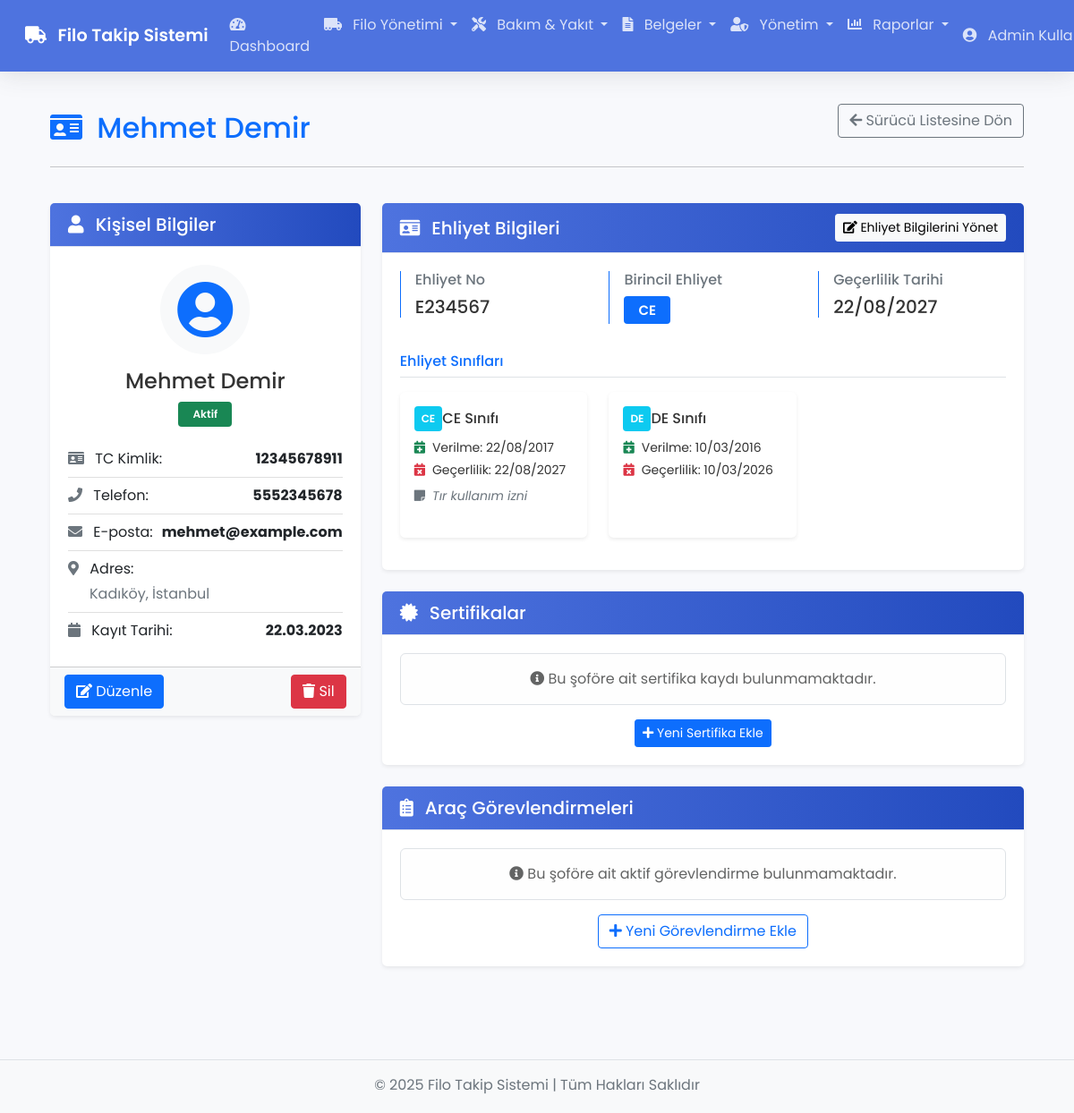
Screenshot of /drivers/show/2 (signed in) with the database file from the repository.
### tables this page shows
CREATE TABLE `drivers` (
  `id` int(11) NOT NULL,
  `name` varchar(100) NOT NULL,
  `surname` varchar(100) NOT NULL,
  `identity_number` varchar(20) NOT NULL,
  `license_number` varchar(20) NOT NULL,
  `primary_license_type` varchar(5) DEFAULT NULL,
  `license_issue_date` date DEFAULT NULL,
  `license_expiry_date` date DEFAULT NULL,
  `company_id` int(11) DEFAULT NULL,
  `phone` varchar(20) NOT NULL,
  `email` varchar(100) DEFAULT NULL,
  `address` text DEFAULT NULL,
  `status` enum('Aktif','Pasif','İzinli') NOT NULL DEFAULT 'Aktif',
  `created_at` timestamp NOT NULL DEFAULT current_timestamp()
);

CREATE TABLE `driver_licenses` (
  `id` int(11) NOT NULL,
  `driver_id` int(11) NOT NULL,
  `license_type_id` int(11) NOT NULL,
  `issue_date` date DEFAULT NULL,
  `expiry_date` date DEFAULT NULL,
  `notes` text DEFAULT NULL,
  `created_at` timestamp NOT NULL DEFAULT current_timestamp()
);

CREATE TABLE `license_types` (
  `id` int(11) NOT NULL,
  `code` varchar(5) NOT NULL,
  `name` varchar(100) NOT NULL,
  `description` text DEFAULT NULL
);

### app/views/drivers/show.php (the view, shortened to what the rows shown need)
<?php require APPROOT . '/views/inc/header.php'; ?>
<div class="container-fluid px-4">
    <div class="row mb-4">
        <div class="col-md-12">
            <div class="d-flex justify-content-between align-items-center">
                <h2 class="mt-4 text-primary">
                    <i class="fas fa-id-card me-2"></i> <?php echo $data['driver']->name . ' ' . $data['driver']->surname; ?>
                </h2>
                <a href="<?php echo URLROOT; ?>/drivers" class="btn btn-outline-secondary">
                    <i class="fas fa-arrow-left"></i> Sürücü Listesine Dön
                </a>
            </div>
            <hr class="bg-primary">
        </div>
    </div>
    <div class="row">
        <div class="col-md-4">
            <div class="card border-0 shadow-sm mb-4">
                <div class="card-header bg-gradient-primary text-white">
                    <h5 class="card-title mb-0"><i class="fas fa-user me-2"></i> Kişisel Bilgiler</h5>
                </div>
                <div class="card-body">
                    <div class="text-center mb-3">
                        <div class="bg-light rounded-circle d-inline-flex justify-content-center align-items-center" style="width: 100px; height: 100px;">
                            <i class="fas fa-user-circle fa-4x text-primary"></i>
                        </div>
                        <h4 class="mt-3"><?php echo $data['driver']->name . ' ' . $data['driver']->surname; ?></h4>
                        <span class="badge <?php
                            if($data['driver']->status == 'Aktif') echo 'bg-success';
                            elseif($data['driver']->status == 'Pasif') echo 'bg-secondary';
                            elseif($data['driver']->status == 'İzinli') echo 'bg-info';
                        ?> text-white px-3 py-2"><?php echo $data['driver']->status; ?></span>
                    </div>
                    <ul class="list-group list-group-flush">
                        <li class="list-group-item d-flex justify-content-between align-items-center px-0">
                            <span><i class="fas fa-id-card text-muted me-2"></i> TC Kimlik:</span>
                            <span class="fw-bold"><?php echo $data['driver']->identity_number; ?></span>
                        </li>
                        <li class="list-group-item d-flex justify-content-between align-items-center px-0">
                            <span><i class="fas fa-phone text-muted me-2"></i> Telefon:</span>
                            <span class="fw-bold"><?php echo $data['driver']->phone; ?></span>
                        </li>
                        <?php if(!empty($data['driver']->email)): ?>
                        <li class="list-group-item d-flex justify-content-between align-items-center px-0">
                            <span><i class="fas fa-envelope text-muted me-2"></i> E-posta:</span>
                            <span class="fw-bold"><?php echo $data['driver']->email; ?></span>
                        </li>
                        <?php endif; ?>
                        <?php if(!empty($data['driver']->address)): ?>
                        <li class="list-group-item px-0">
                            <div><i class="fas fa-map-marker-alt text-muted me-2"></i> Adres:</div>
                            <div class="ps-4 mt-1 text-muted"><?php echo $data['driver']->address; ?></div>
                        </li>
                        <?php endif; ?>
                        <li class="list-group-item d-flex justify-content-between align-items-center px-0">
                            <span><i class="fas fa-calendar text-muted me-2"></i> Kayıt Tarihi:</span>
                            <span class="fw-bold"><?php echo date('d.m.Y', strtotime($data['driver']->created_at)); ?></span>
                        </li>
                    </ul>
                </div>
                <div class="card-footer bg-light d-flex justify-content-between">
                    <a href="<?php echo URLROOT; ?>/drivers/edit/<?php echo $data['driver']->id; ?>" class="btn btn-primary">
                        <i class="fas fa-edit"></i> Düzenle
                    </a>
                    <?php if(isAdmin()) : ?>
                    <form action="<?php echo URLROOT; ?>/drivers/delete/<?php echo $data['driver']->id; ?>" method="post">
                        <button type="submit" class="btn btn-danger" onclick="return confirm('Bu şoförü silmek istediğinize emin misiniz?');">
                            <i class="fas fa-trash"></i> Sil
                        </button>
                    </form>
                    <?php endif; ?>
                </div>
            </div>
        </div>
        <div class="col-md-8">
            <div class="card border-0 shadow-sm mb-4">
                <div class="card-header bg-gradient-primary text-white d-flex justify-content-between align-items-center">
                    <h5 class="card-title mb-0"><i class="fas fa-id-card me-2"></i> Ehliyet Bilgileri</h5>
                    <a href="<?php echo URLROOT; ?>/licenses/index/<?php echo $data['driver']->id; ?>" class="btn btn-light btn-sm">
                        <i class="fas fa-edit"></i> Ehliyet Bilgilerini Yönet
                    </a>
                </div>
                <div class="card-body">
                    <div class="row mb-4">
                        <div class="col-md-4">
                            <div class="border-start ps-3 border-primary">
                                <h6 class="text-muted">Ehliyet No</h6>
                                <h5><?php echo $data['driver']->license_number; ?></h5>
                            </div>
                        </div>
                        <div class="col-md-4">
                            <div class="border-start ps-3 border-primary">
                                <h6 class="text-muted">Birincil Ehliyet</h6>
                                <h5><span class="badge bg-primary text-white px-3 py-2"><?php echo $data['driver']->primary_license_type; ?></span></h5>
                            </div>
                        </div>
                        <div class="col-md-4">
                            <div class="border-start ps-3 border-primary">
                                <h6 class="text-muted">Geçerlilik Tarihi</h6>
                                <h5>
                                <?php
                                    if(empty($data['driver']->license_expiry_date) || $data['driver']->license_expiry_date == '0000-00-00') {
                                        echo '<span class="text-muted font-italic">Belirtilmemiş</span>';
                                    } else {
                                        echo date('d/m/Y', strtotime($data['driver']->license_expiry_date));
                                    }
                                ?>
                                </h5>
                            </div>
                        </div>
                    </div>
                    <h6 class="text-primary border-bottom pb-2 mb-3">Ehliyet Sınıfları</h6>
                    <?php if(empty($data['licenseTypes'])) : ?>
                        <div class="alert alert-light border text-center">
                            <i class="fas fa-info-circle"></i> Herhangi bir ehliyet sınıfı kaydı bulunmamaktadır.
                        </div>
                    <?php else : ?>
                        <div class="row">
                            <?php foreach($data['licenseTypes'] as $license) : ?>
                            <div class="col-md-4 mb-3">
                                <div class="card h-100 border-0 shadow-sm hover-shadow">
                                    <div class="card-body p-3">
                                        <div class="d-flex align-items-center mb-2">
                                            <span class="badge bg-info text-white p-2 mr-2"><?php echo $license->code; ?></span>
                                            <h6 class="mb-0"><?php echo $license->name; ?></h6>
                                        </div>
                                        <?php if(!empty($license->issue_date) && $license->issue_date != '0000-00-00') : ?>
                                        <div class="small mb-1 d-flex align-items-center">
                                            <i class="fas fa-calendar-plus text-success me-2"></i>
                                            <span>Verilme: <?php echo date('d/m/Y', strtotime($license->issue_date)); ?></span>
                                        </div>
                                        <?php endif; ?>
                                        <?php if(!empty($license->expiry_date) && $license->expiry_date != '0000-00-00') : ?>
                                        <div class="small mb-1 d-flex align-items-center">
                                            <i class="fas fa-calendar-times text-danger me-2"></i>
                                            <span>
                                                Geçerlilik: <?php echo date('d/m/Y', strtotime($license->expiry_date)); ?>
                                            </span>
                                        </div>
                                        <?php endif; ?>
                                        <?php if(!empty($license->notes)) : ?>
                                        <div class="small text-muted mt-2 fst-italic">
                                            <i class="fas fa-sticky-note me-1"></i> <?php echo $license->notes; ?>
                                        </div>
                                        <?php endif; ?>
                                    </div>
                                </div>
                            </div>
                            <?php endforeach; ?>
                        </div>
                    <?php endif; ?>
                </div>
            </div>
            <div class="card border-0 shadow-sm mb-4">
                <div class="card-header bg-gradient-primary text-white">
                    <h5 class="card-title mb-0"><i class="fas fa-certificate me-2"></i> Sertifikalar</h5>
                </div>
                <div class="card-body">
                    <?php if(empty($data['certificates'])) : ?>
                        <div class="alert alert-light border text-center">
                            <i class="fas fa-info-circle"></i> Bu şoföre ait sertifika kaydı bulunmamaktadır.
                        </div>
                        <div class="text-center mt-3">
                            <a href="<?php echo URLROOT; ?>/certificates/add/<?php echo $data['driver']->id; ?>" class="btn btn-primary btn-sm">
                                <i class="fas fa-plus"></i> Yeni Sertifika Ekle
                            </a>
                        </div>
                    <?php endif; ?>
                </div>
            </div>
            <div class="card border-0 shadow-sm mb-4">
                <div class="card-header bg-gradient-primary text-white">
                    <h5 class="card-title mb-0"><i class="fas fa-clipboard-list me-2"></i> Araç Görevlendirmeleri</h5>
                </div>
                <div class="card-body">
                    <?php if(empty($data['assignments'])) : ?>
                        <div class="alert alert-light border text-center">
                            <i class="fas fa-info-circle"></i> Bu şoföre ait aktif görevlendirme bulunmamaktadır.
                        </div>
                    <?php endif; ?>
                    <div class="text-center mt-3">
                        <a href="<?php echo URLROOT; ?>/assignments/add" class="btn btn-outline-primary">
                            <i class="fas fa-plus"></i> Yeni Görevlendirme Ekle
                        </a>
                    </div>
                </div>
            </div>
        </div>
    </div>
</div>
<?php require APPROOT . '/views/inc/footer.php'; ?>

### rows the page displays
drivers: name "Mehmet", surname "Demir", status "Aktif", identity_number "12345678911", phone "5552345678", email "mehmet@example.com", address "Kadıköy, İstanbul", created_at "22.03.2023", license_number "E234567", primary_license_type "CE", license_expiry_date "22/08/2027"
driver_licenses: license_type.code "CE", license_type.name "CE Sınıfı", issue_date "22/08/2017", expiry_date "22/08/2027", notes "Tır kullanım izni"
driver_licenses: license_type.code "DE", license_type.name "DE Sınıfı", issue_date "10/03/2016", expiry_date "10/03/2026"

### other values shown
SITENAME "Filo Takip Sistemi"
$_SESSION['user_name'] "Admin…"
